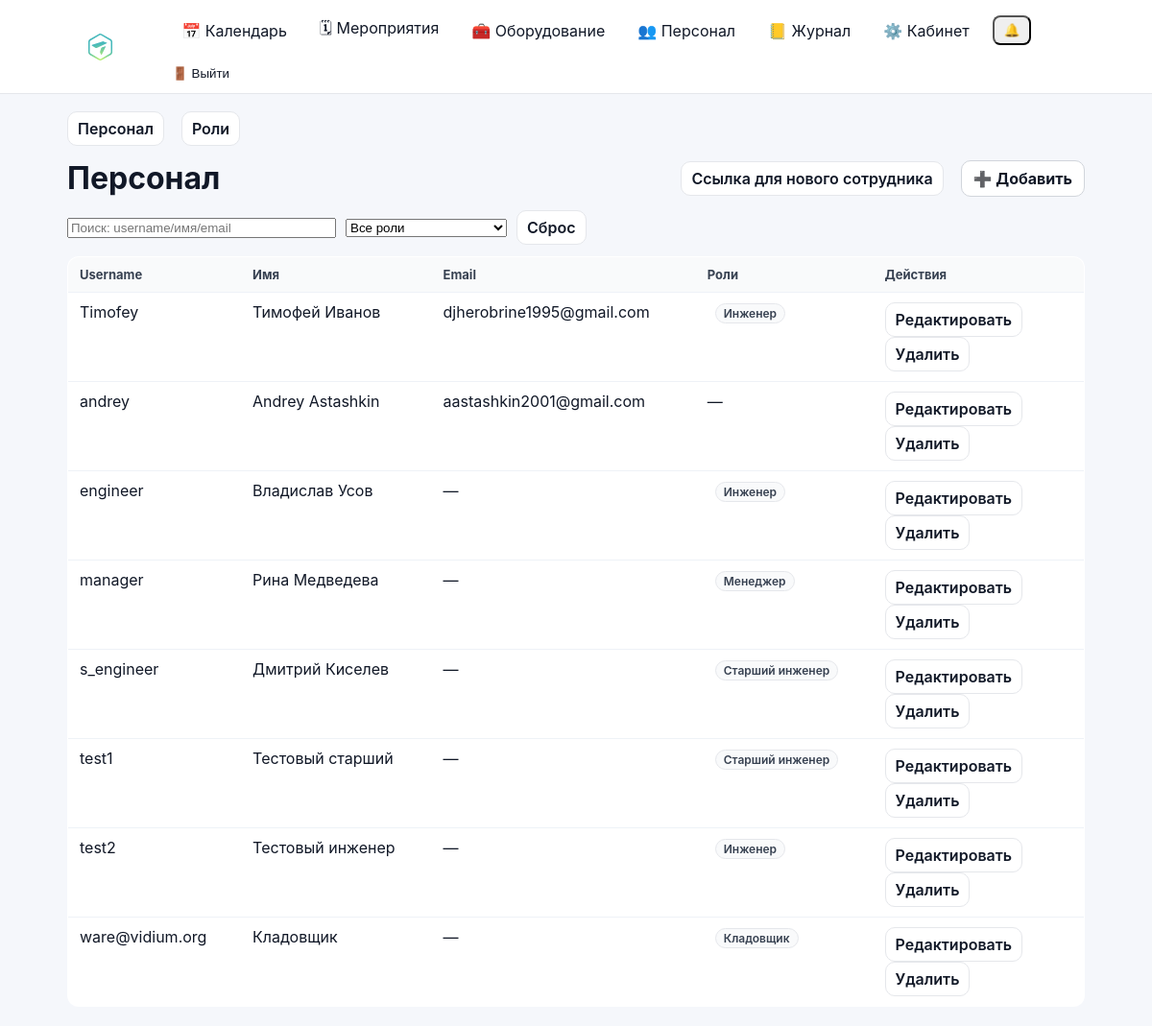
The app's page /staff/personnel/ (signed in), older data.
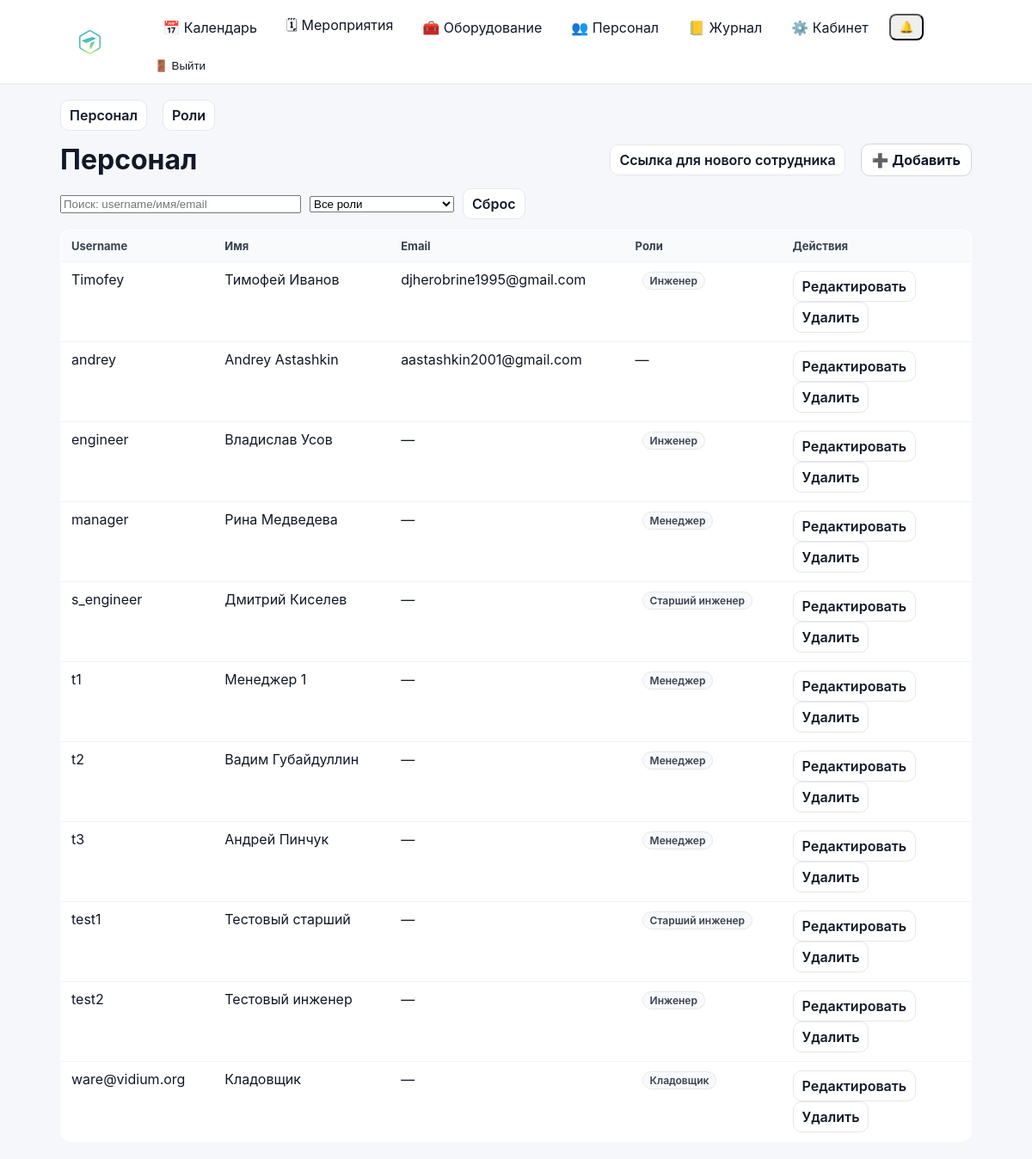
The same page, newer data.
### accounts/models.py (models this page shows)
class User(AbstractUser):
    phone = models.CharField("Телефон", max_length=30, blank=True, default="")
    class Meta(AbstractUser.Meta):
        permissions = [
            ("manage_staff", "Can manage staff (users/roles)"),
        ]

### accounts/staff_views.py (the view, shortened to what this page needs)
# urls.py: path("personnel/", staff_views.staff_users_view, name="staff_users"),
@login_required
def staff_users_view(request):
    if not can_manage_staff(request.user):
        return _deny()
    q = (request.GET.get("q") or "").strip()
    role = (request.GET.get("role") or "").strip()
    users_qs = User.objects.all().order_by("username")
    roles = Group.objects.all().order_by("name")
    if role.isdigit():
        users_qs = users_qs.filter(groups__id=int(role)).distinct()
    return render(
        request,
        "accounts/staff_users.html",
        {"tab": "users", "users": users_qs, "q": q, "roles": roles, "role": role},
    )

### accounts/context_processors.py (called while the page is built)
def authz_flags(request):
    user = getattr(request, "user", None)
    return {
        "can_manage_staff": can_manage_staff(user),
        "can_edit_event_card": can_edit_event_card(user),
        "can_edit_event_equipment": can_edit_event_equipment(user),
        "can_edit_inventory": can_edit_inventory(user),
    }

### accounts/permissions.py (called while the page is built)
def _ok(user) -> bool:
    return bool(user and user.is_authenticated)

def is_super(user) -> bool:
    return bool(_ok(user) and getattr(user, "is_superuser", False))

def can_manage_staff(user) -> bool:
    return is_super(user) or (_ok(user) and user.has_perm("accounts.manage_staff"))

def can_edit_inventory(user) -> bool:
    return is_super(user) or (_ok(user) and user.has_perm("inventory.manage_inventory"))

def can_edit_event_card(user) -> bool:
    return is_super(user) or (_ok(user) and user.has_perm("events.edit_event_card"))

def can_edit_event_equipment(user) -> bool:
    return is_super(user) or (_ok(user) and user.has_perm("events.edit_event_equipment"))

### accounts/templates/accounts/staff_users.html (shortened to what this page needs)
{% extends "base.html" %}
{% block content %}
{% include "accounts/staff_base_tabs.html" %}
<div class="toolbar" style="margin-top:14px;">
  <h1 style="margin:0;">Персонал</h1>
  <div style="display:flex; gap:10px; align-items:center;">
    <a class="btn-secondary" href="{% url 'staff_invite_link' %}">Ссылка для нового сотрудника</a>
    <a class="btn" href="{% url 'staff_user_add' %}">➕ Добавить</a>
  </div>
</div>
<form id="staffFilterForm" method="get" style="display:flex; gap:10px; align-items:center; margin: 12px 0; flex-wrap:wrap;">
  <input id="staffSearchInput" type="text" name="q" value="{{ q }}" placeholder="Поиск: username/имя/email" style="width:280px;">
  <select id="staffRoleSelect" name="role">
    <option value="">Все роли</option>
  </select>
  <a class="btn-secondary" href="{% url 'staff_users' %}">Сброс</a>
</form>
<table class="list-table">
  <thead>
    <tr>
      <th>Username</th>
      <th>Имя</th>
      <th>Email</th>
      <th>Роли</th>
      <th style="width:220px;">Действия</th>
    </tr>
  </thead>
  <tbody>
    {% for u in users %}
      <tr>
        <td>{{ u.username }}</td>
        <td>{{ u.first_name }} {{ u.last_name }}</td>
        <td>{{ u.email|default:"—" }}</td>
        <td>
          {% for g in u.groups.all %}
            <span class="badge">{{ g.name }}</span>
          {% empty %}
            —
          {% endfor %}
        </td>
        <td>
          <a class="btn-secondary" href="{% url 'staff_user_edit' u.id %}">Редактировать</a>
          <a class="btn-secondary" href="{% url 'staff_user_delete' u.id %}">Удалить</a>
        </td>
      </tr>
    {% empty %}
      <tr><td colspan="5">Пользователей нет</td></tr>
    {% endfor %}
  </tbody>
</table>
{% endblock %}

### backend/templates/base.html (shortened to what this page needs)
{% load static %}
<!doctype html>
<html lang="ru">
<head>
  <link rel="stylesheet" href="{% static 'css/base.css' %}">
  <link rel="stylesheet" href="{% static 'css/calendar.css' %}">
</head>
<body>
  <header class="topbar">
    <div class="container topbar-inner">
<a href="{% url 'calendar' %}" class="nav-logo">
    <img src="{% static 'images/VidiumLogo.svg' %}"
         alt="Vidium"
         class="logo-img">
</a>
      {% if user.is_authenticated %}
        <nav class="nav">
          <a class="nav-link" href="{% url 'calendar' %}">📅 Календарь</a>
          <a class="nav-link" href="{% url 'event_list' %}">🗓 Мероприятия</a>
          <a class="nav-link" href="{% url 'equipment_list_categories' %}">🧰 Оборудование</a>
          {% if can_manage_staff %}
            <a class="nav-link" href="{% url 'personnel' %}">👥 Персонал</a>
            <a class="nav-link" href="{% url 'audit_list' %}">📒 Журнал</a>
          {% endif %}
          <a class="nav-link" href="{% url 'cabinet:dashboard' %}">⚙️ Кабинет</a>
          <div class="notif-wrap">
            <button type="button" class="nav-link notif-bell" id="notifBell" aria-label="Уведомления">
              🔔
              <span class="notif-dot{% if notifications_unread_count|default:0 > 0 %} is-on{% endif %}" id="notifDot"></span>
            </button>
          </div>
          <form method="post" action="{% url 'logout' %}" style="display:inline;">
  <button type="submit" class="nav-link" style="background:none;border:none;padding:0;cursor:pointer;">
    🚪 Выйти
  </button>
</form>
        </nav>
      {% endif %}
    </div>
  </header>
  <main class="container" style="padding-top: 18px;">
    {% block content %}{% endblock %}
  </main>
</body>
</html>

### accounts/templates/accounts/staff_base_tabs.html
<div class="toolbar" style="justify-content: space-between; align-items:center;">
  <div style="display:flex; gap:10px;">
    <a class="btn-secondary {% if tab == 'users' %}active{% endif %}" href="{% url 'staff_users' %}">Персонал</a>
    <a class="btn-secondary {% if tab == 'roles' %}active{% endif %}" href="{% url 'staff_roles' %}">Роли</a>
  </div>
</div>

### static/css/base.css (style rules this page uses)
* { box-sizing: border-box; }
html, body { height: 100%; }
body { margin: 0; font-family: -apple-system, BlinkMacSystemFont, "Segoe UI", Roboto, Arial, sans-serif; background: #f5f7fb; color: #111827; }
a { color: inherit; text-decoration: none; }
.container { max-width: 1100px; margin: 0 auto; padding: 20px; }
.topbar { background: #ffffff; border-bottom: 1px solid #e5e7eb; }
.topbar-inner { max-width: 1100px; margin: 0 auto; padding: 12px 20px; display: flex; align-items: center; justify-content: space-between; gap: 20px; }
.nav-logo { display: inline-flex; align-items: center; margin-right: 20px; padding: 6px 8px; border-radius: 12px; line-height: 1; }
.logo-img { height: 56px; width: auto; display: block; }
.nav { display: flex; align-items: center; gap: 14px; flex-wrap: wrap; }
.nav-link { padding: 6px 10px; border-radius: 8px; color: #111827; text-decoration: none; display: inline-flex; align-items: center; gap: 6px; }
.btn { display: inline-flex; align-items: center; gap: 8px; padding: 8px 12px; border-radius: 10px; border: 1px solid #d1d5db; background: #ffffff; color: #111827; font-weight: 700; cursor: pointer; text-decoration: none; transition: transform 160ms ease, box-shadow 160ms ease, background 160ms ease, border-color 160ms ease; }
.btn-secondary { display: inline-flex; align-items: center; padding: 7px 10px; border-radius: 10px; border: 1px solid #e5e7eb; background: #ffffff; color: #111827; font-weight: 600; text-decoration: none; margin-right: 8px; transition: transform 160ms ease, box-shadow 160ms ease, background 160ms ease; }
.toolbar { display: flex; align-items: center; justify-content: space-between; gap: 12px; margin-bottom: 14px; }
.badge { display: inline-flex; align-items: center; padding: 2px 8px; border-radius: 999px; border: 1px solid #e5e7eb; background: #f9fafb; color: #374151; font-size: 12px; font-weight: 600; margin-left: 8px; }
.list-table { width: 100%; border-collapse: collapse; background: #ffffff; border: 1px solid #e5e7eb; border-radius: 12px; overflow: hidden; }
.list-table th, .list-table td { padding: 10px 12px; border-bottom: 1px solid #eef2f7; text-align: left; vertical-align: top; }
.list-table th { background: #f9fafb; font-size: 13px; color: #374151; }
.list-table tr:last-child td { border-bottom: 0; }
.notif-wrap { position: relative; display: inline-flex; align-items: center; }
.notif-bell { position: relative; }
.notif-dot { position:absolute; top:-2px; right:-6px; width:10px; height:10px; border-radius:999px; background: transparent; border: 2px solid transparent; }

Row changes from the older to the newer data that the page shows:
added User: username "t1", first_name "Менеджер", last_name "1", email "—"
added User: username "t2", first_name "Вадим", last_name "Губайдуллин", email "—"
added User: username "t3", first_name "Андрей", last_name "Пинчук", email "—"
